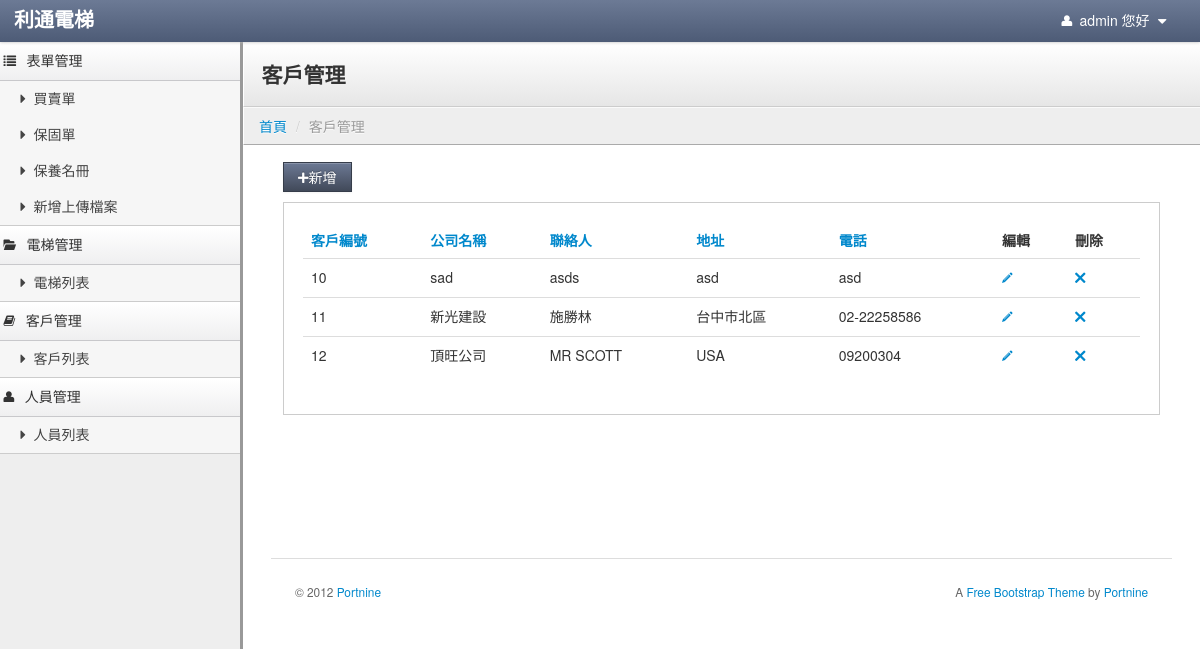
Page /index.php/customer/customer_home (signed in) on the earlier database version.
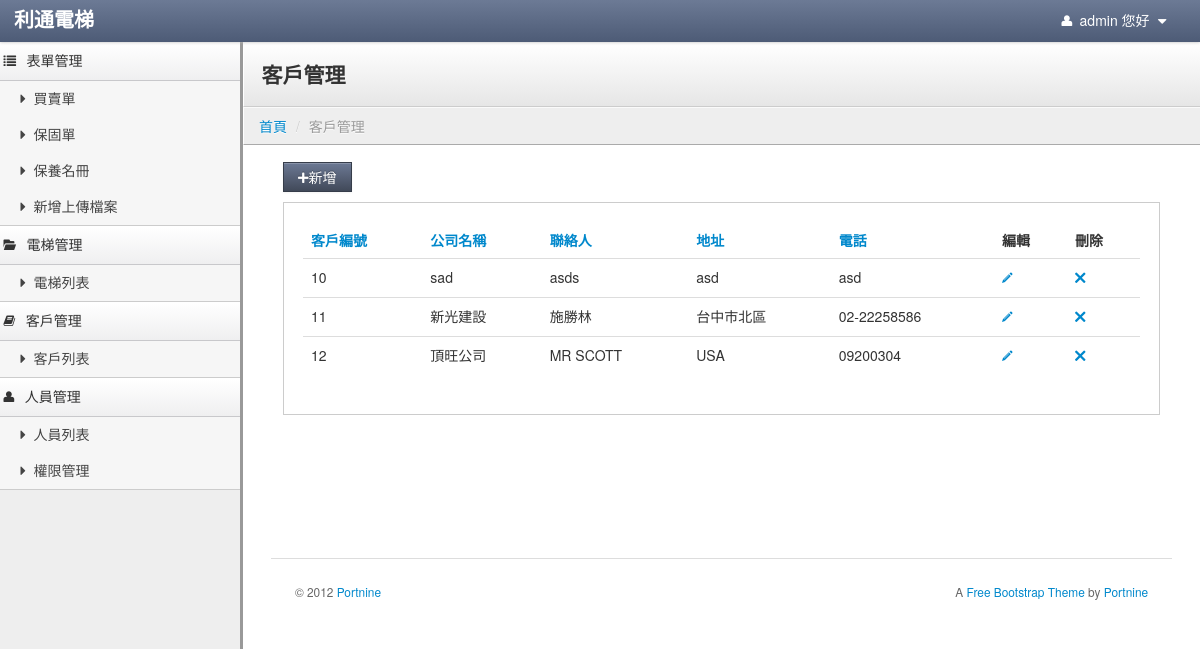
Same page on the later database version.
### tables this page shows
CREATE TABLE `usermenu` (
  `menuid` int(5) NOT NULL AUTO_INCREMENT COMMENT '菜單ID',
  `parentid` int(5) NOT NULL DEFAULT '0' COMMENT '上層菜單',
  `title` varchar(30) NOT NULL COMMENT '標題',
  `controller` varchar(40) NOT NULL COMMENT '控制器',
  `actioner` varchar(40) NOT NULL COMMENT '動作',
  `icon` varchar(100) DEFAULT NULL,
  `ismenu` tinyint(1) NOT NULL DEFAULT '0' COMMENT '是否顯示',
  `sort` tinyint(4) NOT NULL DEFAULT '0' COMMENT '排序',
  `isdisabled` tinyint(1) NOT NULL DEFAULT '0' COMMENT '是否刪除',
  PRIMARY KEY (`menuid`)
);

CREATE TABLE `customer` (
  `id` int(255) NOT NULL AUTO_INCREMENT,
  `company` varchar(255) DEFAULT NULL,
  `contacter_1` varchar(255) DEFAULT NULL,
  `contacter_2` varchar(255) DEFAULT NULL,
  `contacter_3` varchar(255) DEFAULT NULL,
  `address_1` varchar(255) DEFAULT NULL,
  `address_2` varchar(255) DEFAULT NULL,
  `address_3` varchar(255) DEFAULT NULL,
  `tel_1` varchar(255) DEFAULT NULL,
  `tel_2` varchar(255) DEFAULT NULL,
  `tel_3` varchar(255) DEFAULT NULL,
  `fax_1` varchar(10) DEFAULT NULL,
  `fax_2` varchar(10) DEFAULT NULL,
  `fax_3` varchar(10) DEFAULT NULL,
  `num` varchar(10) DEFAULT NULL,
  PRIMARY KEY (`id`)
);

### application/controllers/Customer.php (called while the page is built, shortened)
<?php if ( ! defined('BASEPATH')) exit('No direct script access allowed');
class Customer extends CI_Controller {
	var $data =array();
	function __construct()
	{
		$this->load->model('Customer_model');
		$this->load->library('datamodel');
        $this->load->model('Usermenu_model');
        $usermenu_m = new Usermenu_model();
        $this->aUsermenulist = $usermenu_m->usermenulist($_SESSION['id']);
	}
	public function customer_home()
	{
		$customer_model = new Customer_model();
		$temp = $customer_model->getCustomer();
		$fristitem = 0;
		$itemmax = 10;
		if ($temp != 0)
		{
			$totalitem = count($temp);
			if( 10 > $totalitem)
			{
				$itemmax = $totalitem;
			}
			else
			{
				$itemmax = 10;
			}
			$this->data['fristitem'] = $fristitem;
			$this->data['itemmax'] = $itemmax;
			foreach($temp as $row):
				if($fristitem < $itemmax)
				{
					$this->data[$fristitem] = $row;
				}
				$fristitem++;
			endforeach;
			if($totalitem >= 10)
			{
				if($totalitem % 10 != 0)
				{
					$pageitem = floor($totalitem / 10) + 1;
				}
				else
				{
					$pageitem = $totalitem / 10;
				}
			}
			else
			{
				$pageitem = 1;
			}
			$pagefrist = 0;
			if($pageitem > 10 )
			{
				$pagetotal = 10;
			}
			else
			{
				$pagetotal = $pageitem;
			}
			$this->data['pagefrist'] = $pagefrist;
			$this->data['pagetotal'] = $pagetotal;
			$this->data['pageid'] = 1;
		}
		else
		{
			$this->data = null;
		}
		$this->load->view('customer_home', $this->data);
	}
}

### index.php (called while the page is built, shortened)
<?php
require_once BASEPATH.'core/CodeIgniter.php';

### application/models/usermenu_model.php (called while the page is built, shortened)
<?php
class Usermenu_model extends CI_Model
{
	public function usermenulist($iUserid=0)
	{
        $sSql = "select menuidarray,permission from account where id ={$iUserid} and `status`=0";
        $query = $this->db->query($sSql);
        $useridmenu = $query->row_array();
        $power_group = 'employee_group';
        switch ($useridmenu['permission']){
            case 1:
                $power_group = 'admin_group';
                break;
        }
        $sSql = "select configvalue from config where configkey ='{$power_group}'";
        $query = $this->db->query($sSql);
        $configmenu = $query->row_array();
        $diffstr = $useridmenu['menuidarray'] .','.$configmenu['configvalue'];
        $diffarray = explode(',',$diffstr);
        $diffarray = array_unique($diffarray);
        asort($diffarray);
        $useridmenu['menuidarray'] = implode(',',$diffarray);
        $sSql = "select * from usermenu where menuid in ({$useridmenu['menuidarray']}) and ismenu=1 and isdisabled!=1 and parentid = 0";
        $query = $this->db->query($sSql);
        $results = array();
        foreach ($query->result_array() as $vNavheader){
            $results[$vNavheader['menuid']] = $vNavheader;
            $sSql = "select * from usermenu where menuid in ({$useridmenu['menuidarray']}) and parentid = '{$vNavheader['menuid']}' and ismenu=1 and isdisabled!=1";
            $query_navlist = $this->db->query($sSql);
            foreach ($query_navlist->result_array() as $vNavlist){
                $results[$vNavheader['menuid']]['subtype'][]=$vNavlist;
            }
        }
        return $results;
	}
}

### application/models/customer_model.php (called while the page is built, shortened)
<?php
class Customer_model extends CI_Model
{
	public function getCustomer()
	{
		$this->db->select('*');
		$this->db->from('customer');
		$result = $this->db->get();
		if ($result->num_rows() > 0)
		{
			$idx = 0;
			foreach ($result->result() as $row)
			{
				$customer_data[$idx] = new Datamodel();
				foreach ($row as $k => $v)
				{
					$customer_data[$idx]->$k = $v;
				}
				$idx++;
			}
			return $customer_data;
		}
		return 0;
	}
}

### application/libraries/datamodel.php (called while the page is built, shortened)
<?php
class Datamodel
{
	private $data = array();
	public function __set($name,$value)
	{
		$this->data[$name] = $value;
	}
	public function __get($name)
	{
		if (array_key_exists($name,$this->data))
		{
			return $this->data[$name];
		}
	}
}

### application/views/customer_home.php (the view, shortened to what the changed rows need)
<!DOCTYPE html>
<html lang="en">
	<?php
		include "head.php";
	?>
	<body>
		<?php
			include "sidebar-nav.php";
		?>
		<div class="content">
			<div class="header">
				<h1 class="page-title">客戶管理</h1>
			</div>
			<div class="container-fluid">
				<div class="row-fluid">
					<div class="container-fluid">
						<div class="row-fluid">
							<form action="<?=base_url("/Form/form_borad")?>" method="post">
								<div class="well">
									<table class="table sortable">
										<thead>
											<tr>
												<th><a href="#">客戶編號</a></th>
												<th><a href="#">公司名稱</a></th>
												<th><a href="#">聯絡人</a></th>
												<th><a href="#">地址</a></th>
												<th><a href="#">電話</a></th>
												<th class="sorttable_nosort">編輯</th>
												<th class="sorttable_nosort">刪除</th>
											</tr>
										</thead>
										<tbody>
					<?php					if(count($this->data) != 0 )
											{
												$fristitem = $this->data['fristitem'];
												$itemmax = $this->data['itemmax'];
												for($j = 0; $fristitem < $itemmax;$j++)
												{
					?>
													<tr>
														<td><?=$this->data[$j]->id;?></td>
														<td><?=$this->data[$j]->company;?></td>
														<td><?=$this->data[$j]->contacter_1;?></td>
														<td><?=$this->data[$j]->address_1;?></td>
														<td><?=$this->data[$j]->tel_1;?></td>
														<td>
															<a href="<?=base_url("/Customer/edit_customer")?>/customer_id/<?=$this->data[$j]->id;?>" ><i class="icon-pencil"></i></a>
														</td>
														<td>
															<a href="<?=base_url("/Customer/delete_customer")?>/customer_id/<?=$this->data[$j]->id;?>" ><i class="icon-remove"></i></a>
														</td>
													</tr>
					<?php							$fristitem++;
												}
											}
					?>
										</tbody>
									</table>
								</div>
							</form>
						</div>
					</div>
				</div>
			</div>
		</div>
	</body>
</html>

### application/views/sidebar-nav.php
<div class="sidebar-nav">
       <?php
           foreach($this->aUsermenulist as $v){
               echo '<a href="#'.$v['controller'].'-menu" class="nav-header" data-toggle="collapse"><i class="'.$v['icon'].'"></i>'.$v['title'].'</i></a>';
               if(!empty($v['subtype'])){
                   echo '<ul id="'.$v['controller'].'-menu" class="nav nav-list collapse in">';
                   foreach($v['subtype'] as $vSub){
                       echo '<li ><a href="'.base_url("/{$vSub['controller']}/{$vSub['actioner']}").'"><i class="'.$vSub['icon'].'"></i>'.$vSub['title'].'</a></li>';
                   }
                   echo '</ul>';
               }
           }
       ?>
   </div>

Differences in the rows shown:
added usermenu: title "權限管理", shown under "人員管理"
